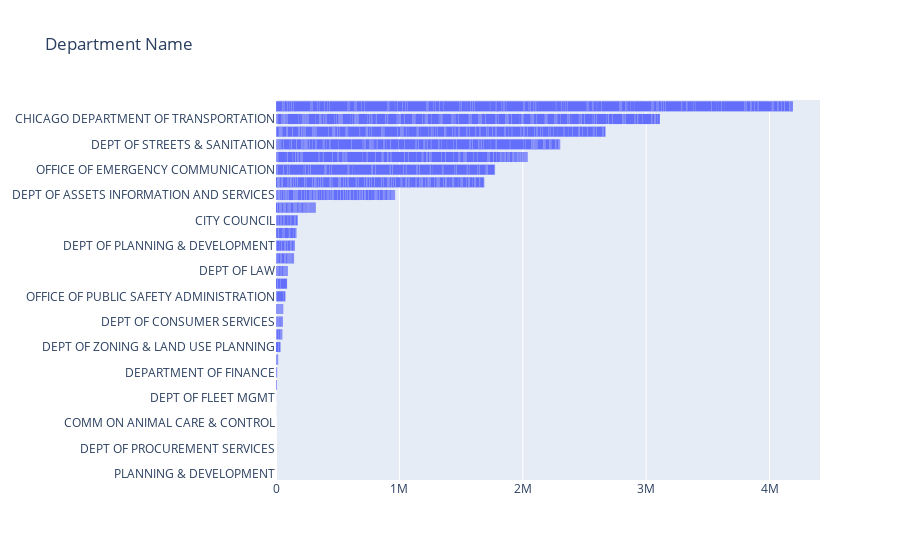

Here is the notebook cell this chart was saved with:
### Code cell
fig = go.Figure(
   data=[
       go.Bar(
           y=df_year_s['Department Name'],
           x=df_year_s['Amount'],
           orientation = 'h'
       )
   ],
   layout=go.Layout(
       title='Department Name'
   )
)
#pyo.plot(fig)
fig.update_traces(marker_line_width=0)
fig.update_layout(yaxis={'categoryorder':'total ascending'})
fig.show()

### Figure 1 — Plotly figure (JSON) as saved in the notebook; plotly's stock layout.template omitted (floating-point values rounded to 4 significant figures; data arrays with more than 128 entries replaced by an {"elided": "..."} marker saying what was removed)
{"data": [{"marker": {"line": {"width": 0}}, "orientation": "h", "type": "bar", "x": {"elided": "2297 float values"}, "y": {"elided": "2297 str values"}}], "layout": {"title": {"text": "Department Name"}, "yaxis": {"categoryorder": "total ascending"}}}
